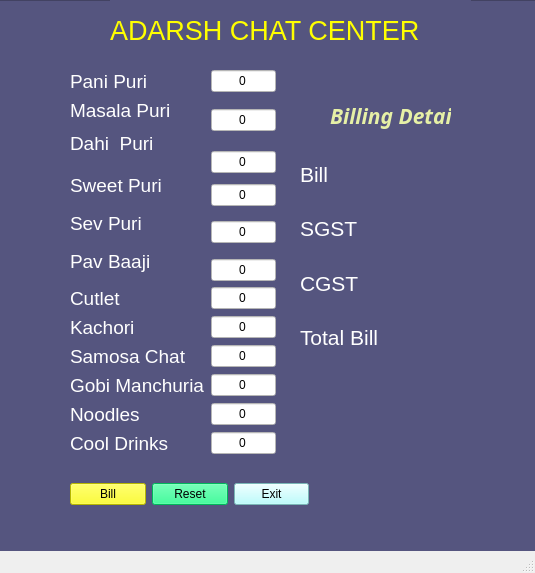
<?xml version="1.0" encoding="UTF-8"?>
<ui version="4.0">
 <class>MainWindow</class>
 <widget class="QMainWindow" name="MainWindow">
  <property name="geometry">
   <rect>
    <x>0</x>
    <y>0</y>
    <width>535</width>
    <height>573</height>
   </rect>
  </property>
  <property name="windowTitle">
   <string>MainWindow</string>
  </property>
  <widget class="QWidget" name="centralwidget">
   <widget class="QWidget" name="widget" native="true">
    <property name="geometry">
     <rect>
      <x>0</x>
      <y>0</y>
      <width>581</width>
      <height>661</height>
     </rect>
    </property>
    <widget class="QFrame" name="frame">
     <property name="geometry">
      <rect>
       <x>-10</x>
       <y>0</y>
       <width>571</width>
       <height>651</height>
      </rect>
     </property>
     <property name="styleSheet">
      <string notr="true">background-color: rgb(85, 85, 127);</string>
     </property>
     <property name="frameShape">
      <enum>QFrame::StyledPanel</enum>
     </property>
     <property name="frameShadow">
      <enum>QFrame::Raised</enum>
     </property>
     <widget class="QLabel" name="label">
      <property name="geometry">
       <rect>
        <x>120</x>
        <y>0</y>
        <width>361</width>
        <height>61</height>
       </rect>
      </property>
      <property name="font">
       <font>
        <pointsize>20</pointsize>
       </font>
      </property>
      <property name="styleSheet">
       <string notr="true">color: rgb(255, 255, 255);
color: rgb(255, 255, 0);</string>
      </property>
      <property name="text">
       <string>ADARSH CHAT CENTER</string>
      </property>
     </widget>
     <widget class="QLabel" name="label_14">
      <property name="geometry">
       <rect>
        <x>340</x>
        <y>90</y>
        <width>121</width>
        <height>51</height>
       </rect>
      </property>
      <property name="font">
       <font>
        <family>Modern</family>
        <pointsize>16</pointsize>
        <weight>75</weight>
        <italic>true</italic>
        <bold>true</bold>
       </font>
      </property>
      <property name="styleSheet">
       <string notr="true">color: rgb(230, 240, 166);</string>
      </property>
      <property name="text">
       <string>Billing Details</string>
      </property>
     </widget>
     <widget class="QWidget" name="layoutWidget">
      <property name="geometry">
       <rect>
        <x>80</x>
        <y>70</y>
        <width>206</width>
        <height>385</height>
       </rect>
      </property>
      <layout class="QGridLayout" name="gridLayout">
       <item row="0" column="0">
        <widget class="QLabel" name="label_2">
         <property name="font">
          <font>
           <pointsize>14</pointsize>
          </font>
         </property>
         <property name="styleSheet">
          <string notr="true">color: rgb(255, 255, 255);</string>
         </property>
         <property name="text">
          <string>Pani Puri</string>
         </property>
        </widget>
       </item>
       <item row="0" column="1">
        <widget class="QLineEdit" name="pani">
         <property name="styleSheet">
          <string notr="true">background-color: rgb(255, 255, 255);</string>
         </property>
         <property name="text">
          <string>0</string>
         </property>
         <property name="alignment">
          <set>Qt::AlignCenter</set>
         </property>
        </widget>
       </item>
       <item row="1" column="0">
        <widget class="QLabel" name="label_3">
         <property name="font">
          <font>
           <pointsize>14</pointsize>
          </font>
         </property>
         <property name="styleSheet">
          <string notr="true">color: rgb(255, 255, 255);</string>
         </property>
         <property name="text">
          <string>Masala Puri</string>
         </property>
        </widget>
       </item>
       <item row="1" column="1" rowspan="2">
        <widget class="QLineEdit" name="masala">
         <property name="styleSheet">
          <string notr="true">background-color: rgb(255, 255, 255);</string>
         </property>
         <property name="text">
          <string>0</string>
         </property>
         <property name="alignment">
          <set>Qt::AlignCenter</set>
         </property>
        </widget>
       </item>
       <item row="2" column="0" rowspan="2">
        <widget class="QLabel" name="label_4">
         <property name="font">
          <font>
           <pointsize>14</pointsize>
          </font>
         </property>
         <property name="styleSheet">
          <string notr="true">color: rgb(255, 255, 255);</string>
         </property>
         <property name="text">
          <string>Dahi  Puri</string>
         </property>
        </widget>
       </item>
       <item row="3" column="1" rowspan="2">
        <widget class="QLineEdit" name="dahi">
         <property name="styleSheet">
          <string notr="true">background-color: rgb(255, 255, 255);</string>
         </property>
         <property name="text">
          <string>0</string>
         </property>
         <property name="alignment">
          <set>Qt::AlignCenter</set>
         </property>
        </widget>
       </item>
       <item row="4" column="0" rowspan="2">
        <widget class="QLabel" name="label_5">
         <property name="font">
          <font>
           <pointsize>14</pointsize>
          </font>
         </property>
         <property name="styleSheet">
          <string notr="true">color: rgb(255, 255, 255);</string>
         </property>
         <property name="text">
          <string>Sweet Puri</string>
         </property>
        </widget>
       </item>
       <item row="5" column="1">
        <widget class="QLineEdit" name="sweet">
         <property name="styleSheet">
          <string notr="true">background-color: rgb(255, 255, 255);</string>
         </property>
         <property name="text">
          <string>0</string>
         </property>
         <property name="alignment">
          <set>Qt::AlignCenter</set>
         </property>
        </widget>
       </item>
       <item row="6" column="0">
        <widget class="QLabel" name="label_6">
         <property name="font">
          <font>
           <pointsize>14</pointsize>
          </font>
         </property>
         <property name="styleSheet">
          <string notr="true">color: rgb(255, 255, 255);</string>
         </property>
         <property name="text">
          <string>Sev Puri</string>
         </property>
        </widget>
       </item>
       <item row="6" column="1" rowspan="2">
        <widget class="QLineEdit" name="sev">
         <property name="styleSheet">
          <string notr="true">background-color: rgb(255, 255, 255);</string>
         </property>
         <property name="text">
          <string>0</string>
         </property>
         <property name="alignment">
          <set>Qt::AlignCenter</set>
         </property>
        </widget>
       </item>
       <item row="7" column="0" rowspan="2">
        <widget class="QLabel" name="label_7">
         <property name="font">
          <font>
           <pointsize>14</pointsize>
          </font>
         </property>
         <property name="styleSheet">
          <string notr="true">color: rgb(255, 255, 255);</string>
         </property>
         <property name="text">
          <string>Pav Baaji</string>
         </property>
        </widget>
       </item>
       <item row="8" column="1">
        <widget class="QLineEdit" name="pav">
         <property name="styleSheet">
          <string notr="true">background-color: rgb(255, 255, 255);</string>
         </property>
         <property name="text">
          <string>0</string>
         </property>
         <property name="alignment">
          <set>Qt::AlignCenter</set>
         </property>
        </widget>
       </item>
       <item row="9" column="0">
        <widget class="QLabel" name="label_8">
         <property name="font">
          <font>
           <pointsize>14</pointsize>
          </font>
         </property>
         <property name="styleSheet">
          <string notr="true">color: rgb(255, 255, 255);</string>
         </property>
         <property name="text">
          <string>Cutlet</string>
         </property>
        </widget>
       </item>
       <item row="9" column="1">
        <widget class="QLineEdit" name="cutlet">
         <property name="styleSheet">
          <string notr="true">background-color: rgb(255, 255, 255);</string>
         </property>
         <property name="text">
          <string>0</string>
         </property>
         <property name="alignment">
          <set>Qt::AlignCenter</set>
         </property>
        </widget>
       </item>
       <item row="10" column="0">
        <widget class="QLabel" name="label_9">
         <property name="font">
          <font>
           <pointsize>14</pointsize>
          </font>
         </property>
         <property name="styleSheet">
          <string notr="true">color: rgb(255, 255, 255);</string>
         </property>
         <property name="text">
          <string>Kachori</string>
         </property>
        </widget>
       </item>
       <item row="10" column="1">
        <widget class="QLineEdit" name="kachori">
         <property name="styleSheet">
          <string notr="true">background-color: rgb(255, 255, 255);</string>
         </property>
         <property name="text">
          <string>0</string>
         </property>
         <property name="alignment">
          <set>Qt::AlignCenter</set>
         </property>
        </widget>
       </item>
       <item row="11" column="0">
        <widget class="QLabel" name="label_10">
         <property name="font">
          <font>
           <pointsize>14</pointsize>
          </font>
         </property>
         <property name="styleSheet">
          <string notr="true">color: rgb(255, 255, 255);</string>
         </property>
         <property name="text">
          <string>Samosa Chat</string>
         </property>
        </widget>
       </item>
       <item row="11" column="1">
        <widget class="QLineEdit" name="samosa">
         <property name="styleSheet">
          <string notr="true">background-color: rgb(255, 255, 255);</string>
         </property>
         <property name="text">
          <string>0</string>
         </property>
         <property name="alignment">
          <set>Qt::AlignCenter</set>
         </property>
        </widget>
       </item>
       <item row="12" column="0">
        <widget class="QLabel" name="label_11">
         <property name="font">
          <font>
           <pointsize>14</pointsize>
          </font>
         </property>
         <property name="styleSheet">
          <string notr="true">color: rgb(255, 255, 255);</string>
         </property>
         <property name="text">
          <string>Gobi Manchuria</string>
         </property>
        </widget>
       </item>
       <item row="12" column="1">
        <widget class="QLineEdit" name="gobi">
         <property name="styleSheet">
          <string notr="true">background-color: rgb(255, 255, 255);</string>
         </property>
         <property name="text">
          <string>0</string>
         </property>
         <property name="alignment">
          <set>Qt::AlignCenter</set>
         </property>
        </widget>
       </item>
       <item row="13" column="0">
        <widget class="QLabel" name="label_12">
         <property name="font">
          <font>
           <pointsize>14</pointsize>
          </font>
         </property>
         <property name="styleSheet">
          <string notr="true">color: rgb(255, 255, 255);</string>
         </property>
         <property name="text">
          <string>Noodles</string>
         </property>
        </widget>
       </item>
       <item row="13" column="1">
        <widget class="QLineEdit" name="noodles">
         <property name="styleSheet">
          <string notr="true">background-color: rgb(255, 255, 255);</string>
         </property>
         <property name="text">
          <string>0</string>
         </property>
         <property name="alignment">
          <set>Qt::AlignCenter</set>
         </property>
        </widget>
       </item>
       <item row="14" column="0">
        <widget class="QLabel" name="label_13">
         <property name="font">
          <font>
           <pointsize>14</pointsize>
          </font>
         </property>
         <property name="styleSheet">
          <string notr="true">color: rgb(255, 255, 255);</string>
         </property>
         <property name="text">
          <string>Cool Drinks</string>
         </property>
        </widget>
       </item>
       <item row="14" column="1">
        <widget class="QLineEdit" name="cool">
         <property name="styleSheet">
          <string notr="true">background-color: rgb(255, 255, 255);</string>
         </property>
         <property name="text">
          <string>0</string>
         </property>
         <property name="alignment">
          <set>Qt::AlignCenter</set>
         </property>
        </widget>
       </item>
      </layout>
     </widget>
     <widget class="QWidget" name="layoutWidget">
      <property name="geometry">
       <rect>
        <x>80</x>
        <y>480</y>
        <width>239</width>
        <height>29</height>
       </rect>
      </property>
      <layout class="QGridLayout" name="gridLayout_2">
       <item row="0" column="0">
        <widget class="QPushButton" name="billB">
         <property name="styleSheet">
          <string notr="true">background-color: rgb(255, 255, 0);</string>
         </property>
         <property name="text">
          <string>Bill</string>
         </property>
        </widget>
       </item>
       <item row="0" column="1">
        <widget class="QPushButton" name="resetB">
         <property name="styleSheet">
          <string notr="true">background-color: rgb(0, 255, 127);</string>
         </property>
         <property name="text">
          <string>Reset</string>
         </property>
        </widget>
       </item>
       <item row="0" column="2">
        <widget class="QPushButton" name="exitB">
         <property name="styleSheet">
          <string notr="true">background-color: rgb(170, 255, 255);</string>
         </property>
         <property name="text">
          <string>Exit</string>
         </property>
        </widget>
       </item>
      </layout>
     </widget>
     <widget class="QWidget" name="layoutWidget">
      <property name="geometry">
       <rect>
        <x>310</x>
        <y>150</y>
        <width>211</width>
        <height>211</height>
       </rect>
      </property>
      <layout class="QGridLayout" name="gridLayout_3">
       <item row="0" column="0">
        <widget class="QLabel" name="label_15">
         <property name="font">
          <font>
           <pointsize>16</pointsize>
          </font>
         </property>
         <property name="styleSheet">
          <string notr="true">color: rgb(255, 255, 255);</string>
         </property>
         <property name="text">
          <string>Bill</string>
         </property>
        </widget>
       </item>
       <item row="0" column="1">
        <widget class="QLabel" name="label_16">
         <property name="font">
          <font>
           <pointsize>16</pointsize>
          </font>
         </property>
         <property name="styleSheet">
          <string notr="true">color: rgb(255, 255, 255);</string>
         </property>
         <property name="text">
          <string/>
         </property>
         <property name="alignment">
          <set>Qt::AlignCenter</set>
         </property>
        </widget>
       </item>
       <item row="1" column="0">
        <widget class="QLabel" name="label_18">
         <property name="font">
          <font>
           <pointsize>16</pointsize>
          </font>
         </property>
         <property name="styleSheet">
          <string notr="true">color: rgb(255, 255, 255);</string>
         </property>
         <property name="text">
          <string>SGST</string>
         </property>
        </widget>
       </item>
       <item row="1" column="1">
        <widget class="QLabel" name="label_17">
         <property name="font">
          <font>
           <pointsize>16</pointsize>
          </font>
         </property>
         <property name="styleSheet">
          <string notr="true">color: rgb(255, 255, 255);</string>
         </property>
         <property name="text">
          <string/>
         </property>
         <property name="alignment">
          <set>Qt::AlignCenter</set>
         </property>
        </widget>
       </item>
       <item row="2" column="0">
        <widget class="QLabel" name="label_20">
         <property name="font">
          <font>
           <pointsize>16</pointsize>
          </font>
         </property>
         <property name="styleSheet">
          <string notr="true">color: rgb(255, 255, 255);</string>
         </property>
         <property name="text">
          <string>CGST</string>
         </property>
        </widget>
       </item>
       <item row="2" column="1">
        <widget class="QLabel" name="label_19">
         <property name="font">
          <font>
           <pointsize>16</pointsize>
          </font>
         </property>
         <property name="styleSheet">
          <string notr="true">color: rgb(255, 255, 255);</string>
         </property>
         <property name="text">
          <string/>
         </property>
         <property name="alignment">
          <set>Qt::AlignCenter</set>
         </property>
        </widget>
       </item>
       <item row="3" column="0">
        <widget class="QLabel" name="label_22">
         <property name="font">
          <font>
           <pointsize>16</pointsize>
          </font>
         </property>
         <property name="styleSheet">
          <string notr="true">color: rgb(255, 255, 255);</string>
         </property>
         <property name="text">
          <string>Total Bill</string>
         </property>
        </widget>
       </item>
       <item row="3" column="1">
        <widget class="QLabel" name="label_21">
         <property name="font">
          <font>
           <pointsize>16</pointsize>
          </font>
         </property>
         <property name="styleSheet">
          <string notr="true">color: rgb(255, 255, 255);</string>
         </property>
         <property name="text">
          <string/>
         </property>
         <property name="alignment">
          <set>Qt::AlignCenter</set>
         </property>
        </widget>
       </item>
      </layout>
     </widget>
    </widget>
   </widget>
  </widget>
  <widget class="QStatusBar" name="statusbar"/>
 </widget>
 <resources/>
 <connections/>
</ui>
